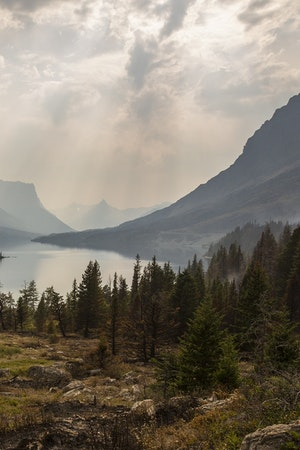
#> input picture Programas/Imagenes/paisaje.jpg, 300 x 450 px
$ python Practica10.py
#> lines starting #> are read from the running program, lines starting #| are printed output that depends on the picture; after the words box and inside, x2 and y2 are one past the last pixel; in counts of white or black regions, pixels touching at a corner belong together
# Jym Emmanuel Cocotle Lara
# OpenCV modificación de pixeles
import cv2  # Agregamos la librería de OpenCV


# Escribimos la ruta de la imagen
ruta_imagen = "Imagenes/paisaje.jpg"


# Cargamos la imagen
image = cv2.imread(ruta_imagen)
#> image is the input picture: shape (450, 300, 3); mean B, G, R 112.5, 124.3, 131.6


# Accesamos al pixel localicado en la ubicacion (0,0)
(b, g, r) = image[0, 0]
#> b = 146; g = 154; r = 161
print("Valores azul, verde, rojo del pixel en (0,0)", format((b, g, r)))  # Visualizamos los valores del pixel 0,0
#| Valores azul, verde, rojo del pixel en (0,0) (146, 154, 161)


# Manipulamos el pixel de color salmon
image[0:100, 0:100] = (114, 128, 250)  # Se asigna un nuevo valor a los pixeles en x de 0 hasta 100 al igual que en y
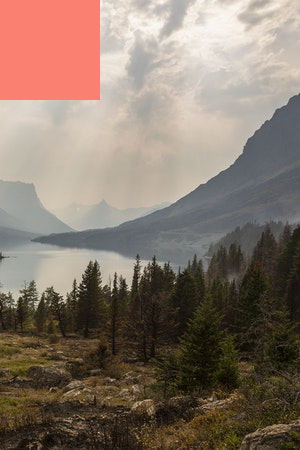
#> image: shape (450, 300, 3); 7.41% of pixels changed, all inside (x1, y1, x2, y2) = (0, 0, 100, 100)


# Mostramos la imagen modificada
cv2.imshow("Imagen modificada", image)
cv2.waitKey(0)  # Esperamos hasta que una tecla sea oprimida

$ run again, with Programas/Imagenes/cebra.jpg copied over Programas/Imagenes/paisaje.jpg
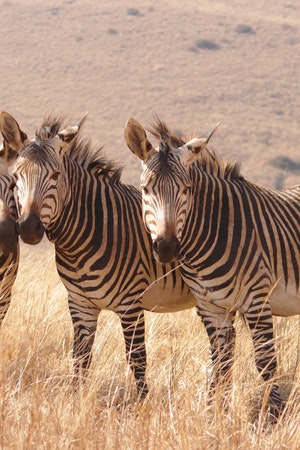
#> input picture Programas/Imagenes/cebra.jpg, 300 x 450 px
#> image is the input picture: shape (450, 300, 3); mean B, G, R 120.4, 142.3, 174.9
#> b = 188; g = 199; r = 227
#| Valores azul, verde, rojo del pixel en (0,0) (188, 199, 227)
#> `image[0:100, 0:100] = (114, 128, 250)`:
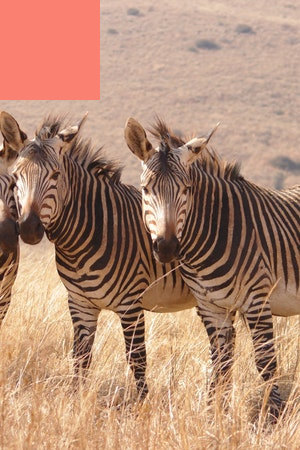
#> image: shape (450, 300, 3); 7.41% of pixels changed, all inside (x1, y1, x2, y2) = (0, 0, 100, 100)
